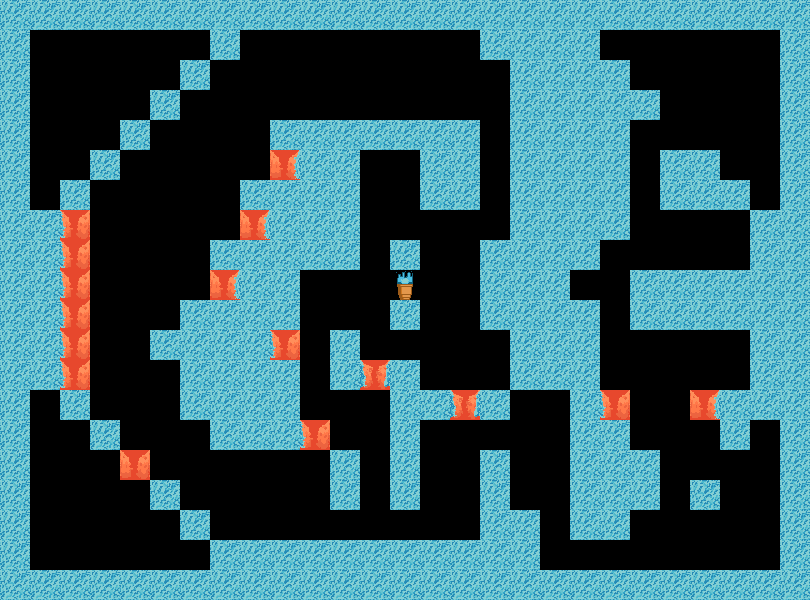

The image is a tile-based game level rendered from a .tmx file. Its description and complete source (layers, tilesets, objects, tile grids) follow:
An orthogonal 27x20 tile map with 30x30 px tiles, 2 tile layers (InvisibleLayer, VisibleLayer), 4 tilesets and 9 objects.

<map version="1.4" tiledversion="1.4.2" orientation="orthogonal" renderorder="right-down" width="27" height="20" tilewidth="30" tileheight="30" infinite="0" nextlayerid="7" nextobjectid="55">
 <editorsettings>
  <export target="../level_7.lua" format="lua" />
 </editorsettings>
 <tileset firstgid="1" name="map" tilewidth="30" tileheight="30" tilecount="5" columns="5">
  <image source="../Sprite/map/groundTiled.png" width="150" height="30" />
 </tileset>
 <tileset firstgid="6" name="Torch" tilewidth="30" tileheight="30" tilecount="4" columns="4">
  <image source="../Sprite/object/Torch.png" width="120" height="30" />
  <tile id="0">
   <animation>
    <frame tileid="0" duration="250" />
    <frame tileid="1" duration="250" />
    <frame tileid="2" duration="250" />
    <frame tileid="3" duration="250" />
   </animation>
  </tile>
 </tileset>
 <tileset firstgid="10" name="Enemy" tilewidth="30" tileheight="30" tilecount="5" columns="5">
  <image source="../Sprite/ennemies/Enemy.png" width="150" height="30" />
  <tile id="0">
   <animation>
    <frame tileid="0" duration="250" />
    <frame tileid="1" duration="250" />
    <frame tileid="2" duration="250" />
    <frame tileid="3" duration="250" />
    <frame tileid="4" duration="250" />
   </animation>
  </tile>
 </tileset>
 <tileset firstgid="15" name="arrow" tilewidth="30" tileheight="30" tilecount="2" columns="0">
  <grid orientation="orthogonal" width="1" height="1" />
  <tile id="0">
   <image width="30" height="30" source="../Sprite/object/tile-arrow-left.png" />
  </tile>
  <tile id="1">
   <image width="30" height="30" source="../Sprite/object/tile-arrow-right.png" />
  </tile>
 </tileset>
 <layer id="1" name="InvisibleLayer" width="27" height="20">
  <data encoding="csv">
1,1,1,1,1,1,1,1,1,1,1,1,1,1,1,1,1,1,1,1,1,1,1,1,1,1,1,
1,0,0,0,0,0,0,1,0,0,0,0,0,0,0,0,1,1,1,1,0,0,0,0,0,0,1,
1,0,0,0,0,0,1,0,0,0,0,0,0,0,0,0,0,1,1,1,1,0,0,0,0,0,1,
1,0,0,0,0,1,0,0,0,0,0,0,0,0,0,0,0,1,1,1,1,1,0,0,0,0,1,
1,0,0,0,1,0,0,0,0,1,0,0,1,1,1,0,0,1,1,1,1,0,0,0,0,0,1,
1,0,0,1,0,0,0,0,0,4,1,1,0,0,1,0,0,0,1,1,1,0,0,0,0,0,1,
1,0,1,0,0,0,0,0,1,1,1,1,0,0,1,0,0,1,1,1,1,0,1,1,1,0,1,
1,1,3,0,0,0,0,0,4,1,1,1,0,0,0,0,0,1,1,1,1,0,0,0,0,1,1,
1,1,3,0,0,0,0,0,1,1,1,1,0,0,0,0,0,1,1,1,0,0,0,0,0,1,1,
1,1,3,0,0,0,0,4,1,1,0,0,0,0,0,0,1,0,1,0,0,0,0,1,1,1,1,
1,1,3,0,0,0,1,1,1,1,0,0,0,0,0,0,1,0,1,0,0,1,1,1,1,1,1,
1,1,3,0,0,0,1,1,1,0,0,0,0,0,0,0,0,0,1,1,0,0,0,0,0,1,1,
1,1,3,0,0,0,1,1,1,1,0,0,0,1,0,0,0,0,0,1,0,0,0,0,0,1,1,
1,0,1,0,0,0,1,1,1,1,0,0,0,1,1,2,1,0,0,1,0,0,0,0,1,1,1,
1,0,0,0,0,0,0,1,1,1,1,0,0,1,0,0,0,0,0,1,0,0,0,0,1,0,1,
1,0,0,0,5,0,0,0,0,0,0,0,0,0,0,0,1,0,0,1,0,0,0,0,0,0,1,
1,0,0,0,0,0,0,0,0,0,0,0,0,0,0,0,1,0,0,1,0,1,0,1,0,0,1,
1,0,0,0,0,0,0,0,0,0,0,0,0,0,0,0,1,1,0,1,1,0,0,0,0,0,1,
1,0,0,0,0,0,0,0,0,0,0,1,1,1,1,1,1,1,0,0,0,0,0,0,0,0,1,
1,1,1,1,1,1,1,1,1,1,1,1,1,1,1,1,1,1,1,1,1,1,1,1,1,1,1
</data>
 </layer>
 <layer id="2" name="VisibleLayer" width="27" height="20">
  <data encoding="csv">
0,0,0,0,0,0,0,0,0,0,0,0,0,0,0,0,0,0,0,0,0,0,0,0,0,0,0,
0,0,0,0,0,0,0,0,0,0,0,0,0,0,0,0,0,0,0,0,0,0,0,0,0,0,0,
0,0,0,0,0,0,0,0,0,0,0,0,0,0,0,0,0,0,0,0,0,0,0,0,0,0,0,
0,0,0,0,0,0,0,0,0,0,0,0,0,0,0,0,0,0,0,0,0,0,0,0,0,0,0,
0,0,0,0,0,0,0,0,0,0,1,1,0,0,0,1,0,0,0,0,0,0,0,0,0,0,0,
0,0,0,0,0,0,0,0,0,0,0,0,0,0,0,1,0,1,0,0,0,0,1,1,0,0,0,
0,0,0,0,0,0,0,0,0,0,0,0,0,0,0,1,0,0,0,0,0,0,0,0,0,0,0,
0,0,0,0,0,0,0,0,0,0,0,0,0,0,0,0,0,0,0,0,0,0,0,0,0,0,0,
0,0,0,0,0,0,0,1,0,0,0,0,0,1,0,0,1,0,0,0,0,0,0,0,0,0,0,
0,0,0,0,0,0,0,0,0,0,0,0,0,6,0,0,0,1,0,0,0,1,1,0,0,0,0,
0,0,0,0,0,0,0,0,0,0,0,0,0,1,0,0,0,1,0,1,0,0,0,0,0,0,0,
0,0,0,0,0,1,0,0,0,3,0,1,0,0,0,0,0,1,0,0,0,0,0,0,0,0,0,
0,0,0,0,0,0,0,0,0,0,0,1,2,0,0,0,0,1,1,0,0,0,0,0,0,0,0,
0,0,0,0,0,0,0,0,0,0,0,0,0,0,0,0,0,0,0,0,3,0,0,4,0,0,0,
0,0,0,1,0,0,0,0,0,0,3,0,0,0,0,0,0,0,0,0,1,0,0,0,0,0,0,
0,0,0,0,0,0,0,0,0,0,0,1,0,1,0,0,0,0,0,0,1,1,0,0,0,0,0,
0,0,0,0,0,1,0,0,0,0,0,1,0,1,0,0,0,0,0,0,1,0,0,0,0,0,0,
0,0,0,0,0,0,1,0,0,0,0,0,0,0,0,0,0,0,0,0,0,0,0,0,0,0,0,
0,0,0,0,0,0,0,1,1,1,1,0,0,0,0,0,0,0,0,0,0,0,0,0,0,0,0,
0,0,0,0,0,0,0,0,0,0,0,0,0,0,0,0,0,0,0,0,0,0,0,0,0,0,0
</data>
 </layer>
 <objectgroup id="3" name="Triangle">
  <properties>
   <property name="type" value="triangle" />
   <property name="vx" type="int" value="5" />
  </properties>
  <object id="46" gid="10" x="360" y="120" width="30" height="30">
   <properties>
    <property name="type" value="triangle" />
    <property name="vx" type="int" value="5" />
   </properties>
  </object>
  <object id="47" gid="10" x="240" y="540" width="30" height="30">
   <properties>
    <property name="type" value="triangle" />
    <property name="vx" type="int" value="5" />
   </properties>
  </object>
  <object id="52" gid="10" x="720" y="570" width="30" height="30">
   <properties>
    <property name="type" value="triangle" />
    <property name="vx" type="int" value="5" />
   </properties>
  </object>
 </objectgroup>
 <objectgroup id="4" name="TriangleInvertVx">
  <object id="48" gid="16" x="270" y="120" width="30" height="30">
   <properties>
    <property name="pointing" value="right" />
    <property name="type" value="direction" />
   </properties>
  </object>
  <object id="49" gid="16" x="210" y="540" width="30" height="30">
   <properties>
    <property name="pointing" value="right" />
    <property name="type" value="direction" />
   </properties>
  </object>
  <object id="50" gid="15" x="450" y="120" width="30" height="30">
   <properties>
    <property name="pointing" value="left" />
    <property name="type" value="direction" />
   </properties>
  </object>
  <object id="51" gid="15" x="330" y="540" width="30" height="30">
   <properties>
    <property name="pointing" value="left" />
    <property name="type" value="direction" />
   </properties>
  </object>
  <object id="53" gid="16" x="660" y="570" width="30" height="30">
   <properties>
    <property name="pointing" value="right" />
    <property name="type" value="direction" />
   </properties>
  </object>
  <object id="54" gid="15" x="750" y="570" width="30" height="30">
   <properties>
    <property name="pointing" value="left" />
    <property name="type" value="direction" />
   </properties>
  </object>
 </objectgroup>
</map>